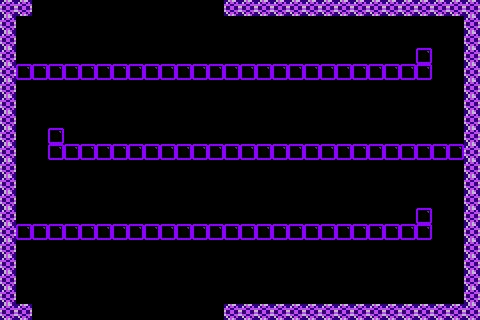

Tiled map render using the project's own tile images. Description and the map definition, with tile-layer contents summarised, below:
An orthogonal 30x20 tile map with 16x16 px tiles, 2 tile layers (bricks, solidbricks), 5 tilesets and 16 objects (6x PowerUpSpawnPoint, 3x downwardShooterEnemySpawnPoint, 3x StarInGameCurrency, SpawnPoint, TimeBomb, ...).

<map version="1.0" orientation="orthogonal" width="30" height="20" tilewidth="16" tileheight="16">
 <tileset firstgid="1" name="TileSetTemplate" tilewidth="16" tileheight="16">
  <image source="TileSetTemplate.png" width="64" height="64" />
 </tileset>
 <tileset firstgid="17" name="TileSetTemplateSolid" tilewidth="16" tileheight="16">
  <image source="TileSetTemplateSolid.png" width="64" height="64" />
 </tileset>
 <tileset firstgid="33" name="Tile W" tilewidth="16" tileheight="16">
  <image source="Tile W.png" width="16" height="16" />
 </tileset>
 <tileset firstgid="34" name="Tile 6 Purple" tilewidth="16" tileheight="16">
  <image source="Tile 6 Purple.png" width="16" height="16" />
 </tileset>
 <tileset firstgid="35" name="Tile 11 Purple2" tilewidth="16" tileheight="16">
  <image source="Tile 11 Purple2.png" width="16" height="16" />
 </tileset>
 <layer name="bricks" width="30" height="20">
  <data>[600 cells, 81 non-empty, 1 distinct tile ids]</data>
 </layer>
 <layer name="solidbricks" width="30" height="20">
  <data>[600 cells, 72 non-empty, 1 distinct tile ids]</data>
 </layer>
 <objectgroup name="Objects" width="30" height="20">
  <object x="441" y="107" height="1" />
  <object name="SpawnPoint" x="30" y="291">
   <properties>
    <property name="SpawnPoint" value="1" />
   </properties>
  </object>
  <object name="downwardShooterEnemySpawnPoint" x="390" y="52">
   <properties>
    <property name="WalkRightFirst" value="NO" />
    <property name="downwardShooterEnemySpawnPoint" value="1" />
   </properties>
  </object>
  <object name="downwardShooterEnemySpawnPoint" x="81" y="130">
   <properties>
    <property name="WalkRightFirst" value="YES" />
    <property name="downwardShooterEnemySpawnPoint" value="1" />
   </properties>
  </object>
  <object name="downwardShooterEnemySpawnPoint" x="404" y="210">
   <properties>
    <property name="WalkRightFirst" value="NO" />
    <property name="downwardShooterEnemySpawnPoint" value="1" />
   </properties>
  </object>
  <object name="PowerUpSpawnPoint" x="428" y="115">
   <properties>
    <property name="PowerUpSpawnPoint" value="5" />
   </properties>
  </object>
  <object name="PowerUpSpawnPoint" x="400" y="113">
   <properties>
    <property name="PowerUpSpawnPoint" value="4" />
   </properties>
  </object>
  <object name="PowerUpSpawnPoint" x="370" y="114">
   <properties>
    <property name="PowerUpSpawnPoint" value="3" />
   </properties>
  </object>
  <object name="PowerUpSpawnPoint" x="338" y="113">
   <properties>
    <property name="PowerUpSpawnPoint" value="2" />
   </properties>
  </object>
  <object name="PowerUpSpawnPoint" x="302" y="113">
   <properties>
    <property name="PowerUpSpawnPoint" value="1" />
   </properties>
  </object>
  <object name="PowerUpSpawnPoint" x="270" y="113">
   <properties>
    <property name="PowerUpSpawnPoint" value="0" />
   </properties>
  </object>
  <object name="TimeBomb" x="31" y="46">
   <properties>
    <property name="TimeBomb" value="1" />
   </properties>
  </object>
  <object name="ExitDoor" x="305" y="274">
   <properties>
    <property name="ExitDoor" value="1" />
   </properties>
  </object>
  <object name="StarInGameCurrency" x="65" y="258">
   <properties>
    <property name="StarInGameCurrency" value="1" />
   </properties>
  </object>
  <object name="StarInGameCurrency" x="121" y="259">
   <properties>
    <property name="StarInGameCurrency" value="1" />
   </properties>
  </object>
  <object name="StarInGameCurrency" x="173" y="258">
   <properties>
    <property name="StarInGameCurrency" value="1" />
   </properties>
  </object>
 </objectgroup>
</map>
